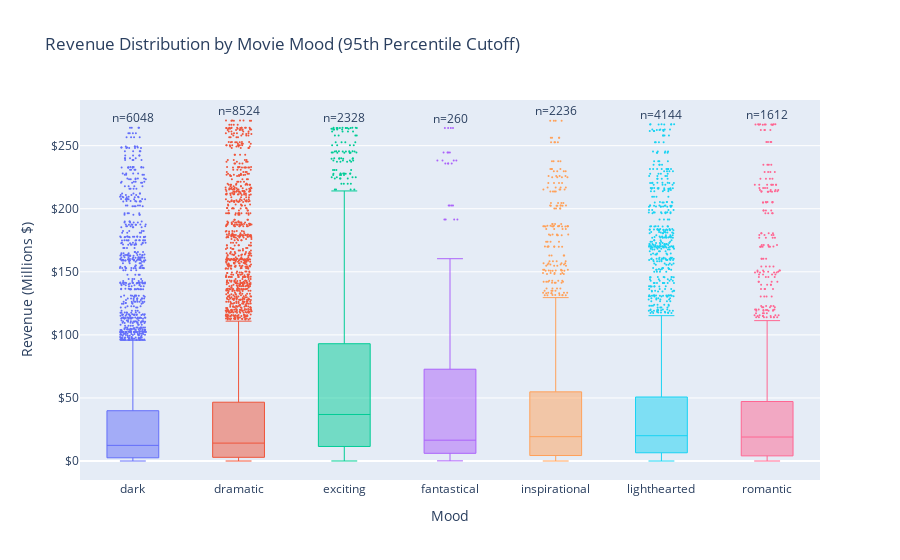

Notebook code for this chart:
### Code cell
import plotly.graph_objects as go
import pandas as pd
import plotly.express as px

# Assuming mood_data is already prepared as per the code provided

# Create the boxplot with Plotly
fig = go.Figure()

# Add a box trace for each mood
for mood in mood_data['mood'].unique():
    mood_subset = mood_data[mood_data['mood'] == mood]
    fig.add_trace(go.Box(
        y=mood_subset['revenue'],
        name=mood,
        boxpoints='outliers',  # Only show outliers beyond the whiskers
        jitter=0.5,  # Spread out the points for better visibility
        marker=dict(
            size=2,
        ),
        line=dict(width=1),
    ))

# Customize the layout
fig.update_layout(
    title='Revenue Distribution by Movie Mood (95th Percentile Cutoff)',
    yaxis=dict(
        title='Revenue (Millions $)',
        tickformat=',.0f',  # No decimal places
        tickprefix='$'  # Add dollar sign prefix
    ),
    xaxis=dict(title='Mood'),
    showlegend=False
)

# Calculate the number of observations in each category
num_obs = mood_data['mood'].value_counts().sort_index()

# Add the count annotations
for i, mood in enumerate(num_obs.index):
    fig.add_annotation(
        x=mood,
        y=mood_data[mood_data['mood'] == mood]['revenue'].max(),
        text=f'n={num_obs[mood]}',
        showarrow=False,
        yshift=10
    )

# Show the figure
fig.show()

# Save the figure to an HTML file
fig.write_html("revenue_distribution_by_mood.html", full_html=False, include_plotlyjs='cdn')

### Figure 1 — Plotly figure (JSON) as saved in the notebook; plotly's stock layout.template omitted (floating-point values rounded to 4 significant figures; data arrays with more than 128 entries replaced by an {"elided": "..."} marker saying what was removed)
{"data": [{"boxpoints": "outliers", "jitter": 0.5, "line": {"width": 1}, "marker": {"size": 2}, "name": "dark", "type": "box", "y": {"elided": "6048 float values"}}, {"boxpoints": "outliers", "jitter": 0.5, "line": {"width": 1}, "marker": {"size": 2}, "name": "dramatic", "type": "box", "y": {"elided": "8524 float values"}}, {"boxpoints": "outliers", "jitter": 0.5, "line": {"width": 1}, "marker": {"size": 2}, "name": "exciting", "type": "box", "y": {"elided": "2328 float values"}}, {"boxpoints": "outliers", "jitter": 0.5, "line": {"width": 1}, "marker": {"size": 2}, "name": "fantastical", "type": "box", "y": {"elided": "260 float values"}}, {"boxpoints": "outliers", "jitter": 0.5, "line": {"width": 1}, "marker": {"size": 2}, "name": "inspirational", "type": "box", "y": {"elided": "2236 float values"}}, {"boxpoints": "outliers", "jitter": 0.5, "line": {"width": 1}, "marker": {"size": 2}, "name": "lighthearted", "type": "box", "y": {"elided": "4144 float values"}}, {"boxpoints": "outliers", "jitter": 0.5, "line": {"width": 1}, "marker": {"size": 2}, "name": "romantic", "type": "box", "y": {"elided": "1612 float values"}}], "layout": {"annotations": [{"showarrow": false, "text": "n=6048", "x": "dark", "y": 264.2, "yshift": 10}, {"showarrow": false, "text": "n=8524", "x": "dramatic", "y": 270.0, "yshift": 10}, {"showarrow": false, "text": "n=2328", "x": "exciting", "y": 264.2, "yshift": 10}, {"showarrow": false, "text": "n=260", "x": "fantastical", "y": 263.9, "yshift": 10}, {"showarrow": false, "text": "n=2236", "x": "inspirational", "y": 269.8, "yshift": 10}, {"showarrow": false, "text": "n=4144", "x": "lighthearted", "y": 267.0, "yshift": 10}, {"showarrow": false, "text": "n=1612", "x": "romantic", "y": 267.0, "yshift": 10}], "showlegend": false, "title": {"text": "Revenue Distribution by Movie Mood (95th Percentile Cutoff)"}, "xaxis": {"title": {"text": "Mood"}}, "yaxis": {"tickformat": ",.0f", "tickprefix": "$", "title": {"text": "Revenue (Millions $)"}}}}
